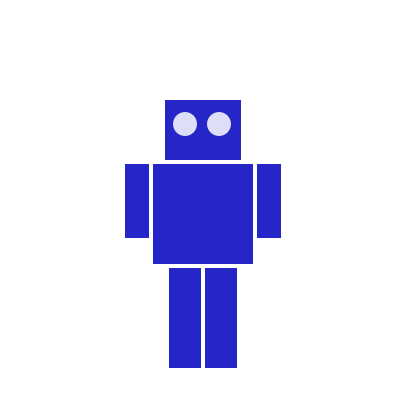
Frame 1 (no input)
Frame 60 (the mouse pressed at the canvas centre just before this capture): identical to frame 1, image omitted
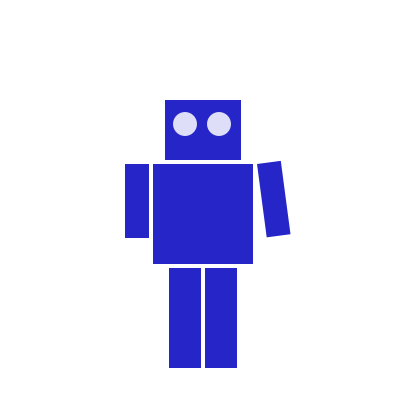
Frame 120 (the mouse held since frame 60 and released just before this capture)

The Processing sketch that drew these frames (run headless with seeded random() and noise(); from frame 60 on, the mouse is pressed at the canvas centre):

// Processing sketch: animatedRobot
// ── animatedRobot.pde
//Where upper left of robot appears on screen
final int ROBOT_X = 125;
final int ROBOT_Y = 100;

//The robot's midpoint and arm pivot points
final int MIDPOINT_X = 39; // x-cord 14 + bodywidth 50
final int LEFT_PIVOT_X = 12;
final int RIGHT_PIVOT_X = 66;
final int PIVOT_Y = 32;

float leftArmAngle = 0.0;
float rightArmAngle = 0.0;


void setup()
{
  size(400,400);
  smooth();
  frameRate(30);
}

void draw()
{
  /*
   * These variables are for mouseX and mouseY,
   * adjusted to be relative to the robot's coordinate system
   * instead of the window's coordinate system.
   */
   float mX;
   float mY;
  background(255);
  pushMatrix();
  translate(ROBOT_X, ROBOT_Y); //place robot so arms are always on screen
  scale(2.0); //scale the guy up
  if (mousePressed)
  {
    mX = mouseX - ROBOT_X;
    mY = mouseY - ROBOT_Y;
    if (mX < MIDPOINT_X) // left side of robot
    {
      leftArmAngle = atan2(mY - PIVOT_Y, mX - LEFT_PIVOT_X)
      - HALF_PI;
    }
    else
    {
      rightArmAngle = atan2(mY - PIVOT_Y, mX - RIGHT_PIVOT_X)
      - HALF_PI;
    }
  }
  drawRobot();
  //armAngle += angleChange;
  
  //if the arm has moved past itls limit,
  // reverse direction and set with limits.
  /*if (armAngle > ANGLE_LIMIT || armAngle < 0 )
  {
    angleChange = -angleChange;
    armAngle += angleChange;
  }*/
  popMatrix();
}
  
  void drawRobot()
  {
  noStroke();
  fill(38,38,200);
  rect(20,0,38,30); //head
  rect(14,32, 50, 50); //body
  drawLeftArm();
  drawRightArm();
  
  rect(22,84,16,50); //left leg
  rect(40,84,16,50); //right leg
  
  fill(222,222,249);
  ellipse(30,12,12,12); //left eye
  ellipse(47,12,12,12); //right eye
}

void drawLeftArm()
{
  pushMatrix();
  translate(12,32);
  rotate(leftArmAngle);
  rect(-12,0,12,37); //left arm
  popMatrix();
}

void drawRightArm()
{
  pushMatrix();
  translate(66,32);
  rotate(rightArmAngle);
  rect(0,0,12,37); //right arm
  popMatrix();
}
